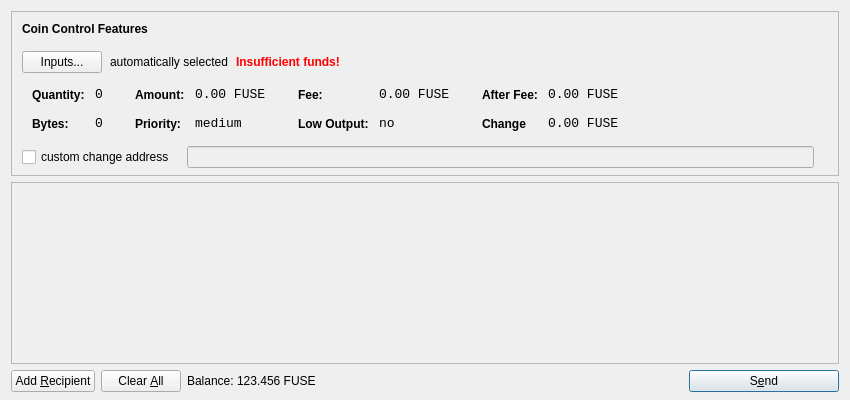
<?xml version="1.0" encoding="UTF-8"?>
<ui version="4.0">
 <class>SendCoinsDialog</class>
 <widget class="QDialog" name="SendCoinsDialog">
  <property name="geometry">
   <rect>
    <x>0</x>
    <y>0</y>
    <width>850</width>
    <height>400</height>
   </rect>
  </property>
  <property name="windowTitle">
   <string>Send Coins</string>
  </property>
  <layout class="QVBoxLayout" name="verticalLayout" stretch="0,1,0">
   <property name="bottomMargin">
    <number>8</number>
   </property>
   <item>
    <widget class="QFrame" name="frameCoinControl">
     <property name="sizePolicy">
      <sizepolicy hsizetype="Expanding" vsizetype="Expanding">
       <horstretch>0</horstretch>
       <verstretch>0</verstretch>
      </sizepolicy>
     </property>
     <property name="maximumSize">
      <size>
       <width>16777215</width>
       <height>16777215</height>
      </size>
     </property>
     <property name="frameShape">
      <enum>QFrame::StyledPanel</enum>
     </property>
     <property name="frameShadow">
      <enum>QFrame::Sunken</enum>
     </property>
     <layout class="QVBoxLayout" name="verticalLayoutCoinControl2">
      <property name="spacing">
       <number>-1</number>
      </property>
      <property name="leftMargin">
       <number>0</number>
      </property>
      <property name="topMargin">
       <number>0</number>
      </property>
      <property name="rightMargin">
       <number>0</number>
      </property>
      <property name="bottomMargin">
       <number>6</number>
      </property>
      <item>
       <layout class="QVBoxLayout" name="verticalLayoutCoinControl" stretch="0,0,0,0,1">
        <property name="spacing">
         <number>0</number>
        </property>
        <property name="leftMargin">
         <number>10</number>
        </property>
        <property name="topMargin">
         <number>10</number>
        </property>
        <item>
         <layout class="QHBoxLayout" name="horizontalLayoutCoinControl1">
          <property name="bottomMargin">
           <number>15</number>
          </property>
          <item>
           <widget class="QLabel" name="labelCoinControlFeatures">
            <property name="sizePolicy">
             <sizepolicy hsizetype="Preferred" vsizetype="Maximum">
              <horstretch>0</horstretch>
              <verstretch>0</verstretch>
             </sizepolicy>
            </property>
            <property name="font">
             <font>
              <weight>75</weight>
              <bold>true</bold>
             </font>
            </property>
            <property name="styleSheet">
             <string notr="true">font-weight:bold;</string>
            </property>
            <property name="text">
             <string>Coin Control Features</string>
            </property>
           </widget>
          </item>
         </layout>
        </item>
        <item>
         <layout class="QHBoxLayout" name="horizontalLayoutCoinControl2" stretch="0,0,0,0">
          <property name="spacing">
           <number>8</number>
          </property>
          <property name="bottomMargin">
           <number>10</number>
          </property>
          <item>
           <widget class="QPushButton" name="pushButtonCoinControl">
            <property name="styleSheet">
             <string notr="true"/>
            </property>
            <property name="text">
             <string>Inputs...</string>
            </property>
           </widget>
          </item>
          <item>
           <widget class="QLabel" name="labelCoinControlAutomaticallySelected">
            <property name="text">
             <string>automatically selected</string>
            </property>
            <property name="margin">
             <number>5</number>
            </property>
           </widget>
          </item>
          <item>
           <widget class="QLabel" name="labelCoinControlInsuffFunds">
            <property name="font">
             <font>
              <weight>75</weight>
              <bold>true</bold>
             </font>
            </property>
            <property name="styleSheet">
             <string notr="true">color:red;font-weight:bold;</string>
            </property>
            <property name="text">
             <string>Insufficient funds!</string>
            </property>
            <property name="margin">
             <number>5</number>
            </property>
           </widget>
          </item>
          <item>
           <spacer name="horizontalSpacerCoinControl">
            <property name="orientation">
             <enum>Qt::Horizontal</enum>
            </property>
            <property name="sizeHint" stdset="0">
             <size>
              <width>40</width>
              <height>1</height>
             </size>
            </property>
           </spacer>
          </item>
         </layout>
        </item>
        <item>
         <widget class="QWidget" name="widgetCoinControl" native="true">
          <property name="sizePolicy">
           <sizepolicy hsizetype="Preferred" vsizetype="Preferred">
            <horstretch>0</horstretch>
            <verstretch>0</verstretch>
           </sizepolicy>
          </property>
          <property name="minimumSize">
           <size>
            <width>0</width>
            <height>0</height>
           </size>
          </property>
          <property name="styleSheet">
           <string notr="true"/>
          </property>
          <layout class="QHBoxLayout" name="horizontalLayoutCoinControl5">
           <property name="margin">
            <number>0</number>
           </property>
           <item>
            <layout class="QHBoxLayout" name="horizontalLayoutCoinControl3" stretch="0,0,0,1">
             <property name="spacing">
              <number>20</number>
             </property>
             <property name="topMargin">
              <number>0</number>
             </property>
             <property name="bottomMargin">
              <number>10</number>
             </property>
             <item>
              <layout class="QFormLayout" name="formLayoutCoinControl1">
               <property name="horizontalSpacing">
                <number>10</number>
               </property>
               <property name="verticalSpacing">
                <number>14</number>
               </property>
               <property name="leftMargin">
                <number>10</number>
               </property>
               <property name="topMargin">
                <number>4</number>
               </property>
               <property name="rightMargin">
                <number>6</number>
               </property>
               <item row="0" column="0">
                <widget class="QLabel" name="labelCoinControlQuantityText">
                 <property name="styleSheet">
                  <string notr="true">font-weight:bold;</string>
                 </property>
                 <property name="text">
                  <string>Quantity:</string>
                 </property>
                 <property name="margin">
                  <number>0</number>
                 </property>
                </widget>
               </item>
               <item row="0" column="1">
                <widget class="QLabel" name="labelCoinControlQuantity">
                 <property name="font">
                  <font>
                   <family>Monospace</family>
                   <pointsize>10</pointsize>
                  </font>
                 </property>
                 <property name="cursor">
                  <cursorShape>IBeamCursor</cursorShape>
                 </property>
                 <property name="contextMenuPolicy">
                  <enum>Qt::ActionsContextMenu</enum>
                 </property>
                 <property name="text">
                  <string>0</string>
                 </property>
                 <property name="margin">
                  <number>0</number>
                 </property>
                 <property name="textInteractionFlags">
                  <set>Qt::LinksAccessibleByMouse|Qt::TextSelectableByKeyboard|Qt::TextSelectableByMouse</set>
                 </property>
                </widget>
               </item>
               <item row="1" column="0">
                <widget class="QLabel" name="labelCoinControlBytesText">
                 <property name="styleSheet">
                  <string notr="true">font-weight:bold;</string>
                 </property>
                 <property name="text">
                  <string>Bytes:</string>
                 </property>
                </widget>
               </item>
               <item row="1" column="1">
                <widget class="QLabel" name="labelCoinControlBytes">
                 <property name="font">
                  <font>
                   <family>Monospace</family>
                   <pointsize>10</pointsize>
                  </font>
                 </property>
                 <property name="cursor">
                  <cursorShape>IBeamCursor</cursorShape>
                 </property>
                 <property name="contextMenuPolicy">
                  <enum>Qt::ActionsContextMenu</enum>
                 </property>
                 <property name="text">
                  <string>0</string>
                 </property>
                 <property name="textInteractionFlags">
                  <set>Qt::LinksAccessibleByMouse|Qt::TextSelectableByKeyboard|Qt::TextSelectableByMouse</set>
                 </property>
                </widget>
               </item>
              </layout>
             </item>
             <item>
              <layout class="QFormLayout" name="formLayoutCoinControl2">
               <property name="horizontalSpacing">
                <number>10</number>
               </property>
               <property name="verticalSpacing">
                <number>14</number>
               </property>
               <property name="leftMargin">
                <number>6</number>
               </property>
               <property name="topMargin">
                <number>4</number>
               </property>
               <property name="rightMargin">
                <number>6</number>
               </property>
               <item row="0" column="0">
                <widget class="QLabel" name="labelCoinControlAmountText">
                 <property name="styleSheet">
                  <string notr="true">font-weight:bold;</string>
                 </property>
                 <property name="text">
                  <string>Amount:</string>
                 </property>
                 <property name="margin">
                  <number>0</number>
                 </property>
                </widget>
               </item>
               <item row="0" column="1">
                <widget class="QLabel" name="labelCoinControlAmount">
                 <property name="font">
                  <font>
                   <family>Monospace</family>
                   <pointsize>10</pointsize>
                  </font>
                 </property>
                 <property name="cursor">
                  <cursorShape>IBeamCursor</cursorShape>
                 </property>
                 <property name="contextMenuPolicy">
                  <enum>Qt::ActionsContextMenu</enum>
                 </property>
                 <property name="text">
                  <string>0.00 FUSE</string>
                 </property>
                 <property name="textInteractionFlags">
                  <set>Qt::LinksAccessibleByMouse|Qt::TextSelectableByKeyboard|Qt::TextSelectableByMouse</set>
                 </property>
                </widget>
               </item>
               <item row="1" column="0">
                <widget class="QLabel" name="labelCoinControlPriorityText">
                 <property name="styleSheet">
                  <string notr="true">font-weight:bold;</string>
                 </property>
                 <property name="text">
                  <string>Priority:</string>
                 </property>
                </widget>
               </item>
               <item row="1" column="1">
                <widget class="QLabel" name="labelCoinControlPriority">
                 <property name="font">
                  <font>
                   <family>Monospace</family>
                   <pointsize>10</pointsize>
                  </font>
                 </property>
                 <property name="cursor">
                  <cursorShape>IBeamCursor</cursorShape>
                 </property>
                 <property name="contextMenuPolicy">
                  <enum>Qt::ActionsContextMenu</enum>
                 </property>
                 <property name="text">
                  <string>medium</string>
                 </property>
                 <property name="textInteractionFlags">
                  <set>Qt::LinksAccessibleByMouse|Qt::TextSelectableByKeyboard|Qt::TextSelectableByMouse</set>
                 </property>
                </widget>
               </item>
              </layout>
             </item>
             <item>
              <layout class="QFormLayout" name="formLayoutCoinControl3">
               <property name="horizontalSpacing">
                <number>10</number>
               </property>
               <property name="verticalSpacing">
                <number>14</number>
               </property>
               <property name="leftMargin">
                <number>6</number>
               </property>
               <property name="topMargin">
                <number>4</number>
               </property>
               <property name="rightMargin">
                <number>6</number>
               </property>
               <item row="0" column="0">
                <widget class="QLabel" name="labelCoinControlFeeText">
                 <property name="styleSheet">
                  <string notr="true">font-weight:bold;</string>
                 </property>
                 <property name="text">
                  <string>Fee:</string>
                 </property>
                 <property name="margin">
                  <number>0</number>
                 </property>
                </widget>
               </item>
               <item row="0" column="1">
                <widget class="QLabel" name="labelCoinControlFee">
                 <property name="font">
                  <font>
                   <family>Monospace</family>
                   <pointsize>10</pointsize>
                  </font>
                 </property>
                 <property name="cursor">
                  <cursorShape>IBeamCursor</cursorShape>
                 </property>
                 <property name="contextMenuPolicy">
                  <enum>Qt::ActionsContextMenu</enum>
                 </property>
                 <property name="text">
                  <string>0.00 FUSE</string>
                 </property>
                 <property name="textInteractionFlags">
                  <set>Qt::LinksAccessibleByMouse|Qt::TextSelectableByKeyboard|Qt::TextSelectableByMouse</set>
                 </property>
                </widget>
               </item>
               <item row="1" column="0">
                <widget class="QLabel" name="labelCoinControlLowOutputText">
                 <property name="styleSheet">
                  <string notr="true">font-weight:bold;</string>
                 </property>
                 <property name="text">
                  <string>Low Output:</string>
                 </property>
                </widget>
               </item>
               <item row="1" column="1">
                <widget class="QLabel" name="labelCoinControlLowOutput">
                 <property name="font">
                  <font>
                   <family>Monospace</family>
                   <pointsize>10</pointsize>
                  </font>
                 </property>
                 <property name="cursor">
                  <cursorShape>IBeamCursor</cursorShape>
                 </property>
                 <property name="contextMenuPolicy">
                  <enum>Qt::ActionsContextMenu</enum>
                 </property>
                 <property name="text">
                  <string>no</string>
                 </property>
                 <property name="textInteractionFlags">
                  <set>Qt::LinksAccessibleByMouse|Qt::TextSelectableByKeyboard|Qt::TextSelectableByMouse</set>
                 </property>
                </widget>
               </item>
              </layout>
             </item>
             <item>
              <layout class="QFormLayout" name="formLayoutCoinControl4">
               <property name="horizontalSpacing">
                <number>10</number>
               </property>
               <property name="verticalSpacing">
                <number>14</number>
               </property>
               <property name="leftMargin">
                <number>6</number>
               </property>
               <property name="topMargin">
                <number>4</number>
               </property>
               <property name="rightMargin">
                <number>6</number>
               </property>
               <item row="0" column="0">
                <widget class="QLabel" name="labelCoinControlAfterFeeText">
                 <property name="styleSheet">
                  <string notr="true">font-weight:bold;</string>
                 </property>
                 <property name="text">
                  <string>After Fee:</string>
                 </property>
                 <property name="margin">
                  <number>0</number>
                 </property>
                </widget>
               </item>
               <item row="0" column="1">
                <widget class="QLabel" name="labelCoinControlAfterFee">
                 <property name="font">
                  <font>
                   <family>Monospace</family>
                   <pointsize>10</pointsize>
                  </font>
                 </property>
                 <property name="cursor">
                  <cursorShape>IBeamCursor</cursorShape>
                 </property>
                 <property name="contextMenuPolicy">
                  <enum>Qt::ActionsContextMenu</enum>
                 </property>
                 <property name="text">
                  <string>0.00 FUSE</string>
                 </property>
                 <property name="textInteractionFlags">
                  <set>Qt::LinksAccessibleByMouse|Qt::TextSelectableByKeyboard|Qt::TextSelectableByMouse</set>
                 </property>
                </widget>
               </item>
               <item row="1" column="0">
                <widget class="QLabel" name="labelCoinControlChangeText">
                 <property name="styleSheet">
                  <string notr="true">font-weight:bold;</string>
                 </property>
                 <property name="text">
                  <string>Change</string>
                 </property>
                </widget>
               </item>
               <item row="1" column="1">
                <widget class="QLabel" name="labelCoinControlChange">
                 <property name="font">
                  <font>
                   <family>Monospace</family>
                   <pointsize>10</pointsize>
                  </font>
                 </property>
                 <property name="cursor">
                  <cursorShape>IBeamCursor</cursorShape>
                 </property>
                 <property name="contextMenuPolicy">
                  <enum>Qt::ActionsContextMenu</enum>
                 </property>
                 <property name="text">
                  <string>0.00 FUSE</string>
                 </property>
                 <property name="textInteractionFlags">
                  <set>Qt::LinksAccessibleByMouse|Qt::TextSelectableByKeyboard|Qt::TextSelectableByMouse</set>
                 </property>
                </widget>
               </item>
              </layout>
             </item>
            </layout>
           </item>
          </layout>
         </widget>
        </item>
        <item>
         <layout class="QHBoxLayout" name="horizontalLayoutCoinControl4" stretch="0,0,0">
          <property name="spacing">
           <number>12</number>
          </property>
          <property name="sizeConstraint">
           <enum>QLayout::SetDefaultConstraint</enum>
          </property>
          <property name="topMargin">
           <number>5</number>
          </property>
          <property name="rightMargin">
           <number>5</number>
          </property>
          <item>
           <widget class="QCheckBox" name="checkBoxCoinControlChange">
            <property name="text">
             <string>custom change address</string>
            </property>
           </widget>
          </item>
          <item>
           <widget class="QLineEdit" name="lineEditCoinControlChange">
            <property name="enabled">
             <bool>false</bool>
            </property>
            <property name="sizePolicy">
             <sizepolicy hsizetype="Expanding" vsizetype="Fixed">
              <horstretch>0</horstretch>
              <verstretch>0</verstretch>
             </sizepolicy>
            </property>
           </widget>
          </item>
          <item>
           <widget class="QLabel" name="labelCoinControlChangeLabel">
            <property name="sizePolicy">
             <sizepolicy hsizetype="Preferred" vsizetype="Expanding">
              <horstretch>0</horstretch>
              <verstretch>0</verstretch>
             </sizepolicy>
            </property>
            <property name="minimumSize">
             <size>
              <width>0</width>
              <height>0</height>
             </size>
            </property>
            <property name="text">
             <string/>
            </property>
            <property name="margin">
             <number>3</number>
            </property>
           </widget>
          </item>
         </layout>
        </item>
        <item>
         <spacer name="verticalSpacerCoinControl">
          <property name="orientation">
           <enum>Qt::Vertical</enum>
          </property>
          <property name="sizeHint" stdset="0">
           <size>
            <width>800</width>
            <height>1</height>
           </size>
          </property>
         </spacer>
        </item>
       </layout>
      </item>
     </layout>
    </widget>
   </item>
   <item>
    <widget class="QScrollArea" name="scrollArea">
     <property name="widgetResizable">
      <bool>true</bool>
     </property>
     <widget class="QWidget" name="scrollAreaWidgetContents">
      <property name="geometry">
       <rect>
        <x>0</x>
        <y>0</y>
        <width>830</width>
        <height>165</height>
       </rect>
      </property>
      <layout class="QVBoxLayout" name="verticalLayout_2">
       <property name="margin">
        <number>0</number>
       </property>
       <item>
        <layout class="QVBoxLayout" name="entries">
         <property name="spacing">
          <number>6</number>
         </property>
        </layout>
       </item>
       <item>
        <spacer name="verticalSpacer">
         <property name="orientation">
          <enum>Qt::Vertical</enum>
         </property>
         <property name="sizeHint" stdset="0">
          <size>
           <width>20</width>
           <height>40</height>
          </size>
         </property>
        </spacer>
       </item>
      </layout>
     </widget>
    </widget>
   </item>
   <item>
    <layout class="QHBoxLayout" name="horizontalLayout">
     <item>
      <widget class="QPushButton" name="addButton">
       <property name="toolTip">
        <string>Send to multiple recipients at once</string>
       </property>
       <property name="text">
        <string>Add &amp;Recipient</string>
       </property>
       <property name="icon">
        <iconset resource="../bitcoin.qrc">
         <normaloff>:/icons/add</normaloff>:/icons/add</iconset>
       </property>
       <property name="autoDefault">
        <bool>false</bool>
       </property>
      </widget>
     </item>
     <item>
      <widget class="QPushButton" name="clearButton">
       <property name="sizePolicy">
        <sizepolicy hsizetype="Minimum" vsizetype="Fixed">
         <horstretch>0</horstretch>
         <verstretch>0</verstretch>
        </sizepolicy>
       </property>
       <property name="toolTip">
        <string>Remove all transaction fields</string>
       </property>
       <property name="text">
        <string>Clear &amp;All</string>
       </property>
       <property name="icon">
        <iconset resource="../bitcoin.qrc">
         <normaloff>:/icons/remove</normaloff>:/icons/remove</iconset>
       </property>
       <property name="autoRepeatDelay">
        <number>300</number>
       </property>
       <property name="autoDefault">
        <bool>false</bool>
       </property>
      </widget>
     </item>
     <item>
      <layout class="QHBoxLayout" name="horizontalLayout_2">
       <property name="spacing">
        <number>3</number>
       </property>
       <item>
        <widget class="QLabel" name="label">
         <property name="sizePolicy">
          <sizepolicy hsizetype="Preferred" vsizetype="Fixed">
           <horstretch>0</horstretch>
           <verstretch>0</verstretch>
          </sizepolicy>
         </property>
         <property name="text">
          <string>Balance:</string>
         </property>
        </widget>
       </item>
       <item>
        <widget class="QLabel" name="labelBalance">
         <property name="sizePolicy">
          <sizepolicy hsizetype="Preferred" vsizetype="Fixed">
           <horstretch>0</horstretch>
           <verstretch>0</verstretch>
          </sizepolicy>
         </property>
         <property name="cursor">
          <cursorShape>IBeamCursor</cursorShape>
         </property>
         <property name="text">
          <string>123.456 FUSE</string>
         </property>
         <property name="textInteractionFlags">
          <set>Qt::LinksAccessibleByMouse|Qt::TextSelectableByKeyboard|Qt::TextSelectableByMouse</set>
         </property>
        </widget>
       </item>
      </layout>
     </item>
     <item>
      <spacer name="horizontalSpacer">
       <property name="orientation">
        <enum>Qt::Horizontal</enum>
       </property>
       <property name="sizeHint" stdset="0">
        <size>
         <width>40</width>
         <height>20</height>
        </size>
       </property>
      </spacer>
     </item>
     <item>
      <widget class="QPushButton" name="sendButton">
       <property name="minimumSize">
        <size>
         <width>150</width>
         <height>0</height>
        </size>
       </property>
       <property name="toolTip">
        <string>Confirm the send action</string>
       </property>
       <property name="text">
        <string>S&amp;end</string>
       </property>
       <property name="icon">
        <iconset resource="../bitcoin.qrc">
         <normaloff>:/icons/send</normaloff>:/icons/send</iconset>
       </property>
       <property name="default">
        <bool>true</bool>
       </property>
      </widget>
     </item>
    </layout>
   </item>
  </layout>
 </widget>
 <resources>
  <include location="../bitcoin.qrc"/>
 </resources>
 <connections/>
</ui>
